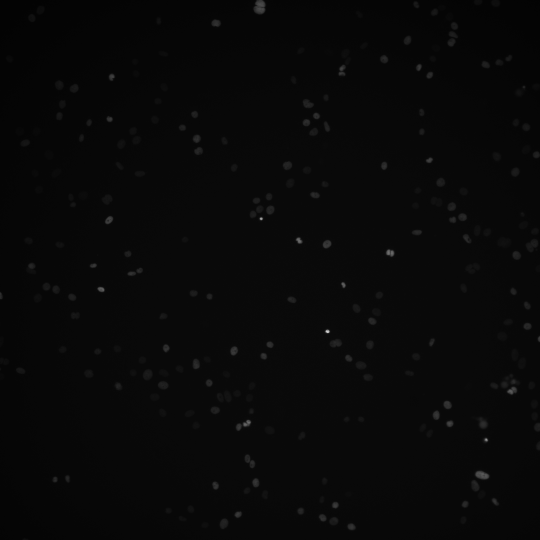
#> input picture cellprobability/cellprobability/data/0.tiff, 1080 x 1080 px (shown at 1/2 size); its folder holds only this picture in this run
$ python make_prediction.py
#> lines starting #> are read from the running program, lines starting #| are printed output that depends on the picture
### cellprobability/cellprobability/import_images.py
import tifffile
import numpy as np
from os import listdir
from os.path import isfile, join
import matplotlib.pyplot as plt

def import_images_from_path(images_path,normalisation=False,num_imgs=20,format='.tif'):
#> called with images_path = 'data/', normalisation = True, num_imgs = 1, format = '.tif'
    onlyfiles = [f for f in listdir(images_path) if isfile(join(images_path, f))] #not ordered in the right way

    if num_imgs > len(onlyfiles):
        num_imgs = len(onlyfiles)

    images = [np.squeeze(tifffile.imread(images_path +  onlyfiles[i])) for i in range(num_imgs)]
#> images = 1 item

    if normalisation == True:
        return [(image-np.min(image))/(np.max(image)-np.min(image)) for image in images]
    return images

# [9 lines that do not run on import are left out]

### cellprobability/cellprobability/make_prediction.py
#Here we take a 1080x1080 image and split it into equal crops of 128x128
#We then make predictions on each of these crops with the U-Net
#Then we reconstruct the image from the predictions and give it back

import numpy as np
import matplotlib.pyplot as plt
from import_images import import_images_from_path

def split_image_into_crops(image,crop_size):
    #Take the image and split it into crops of size crop_size
    #Return a list of crops

    #first pad the image by 100px
    image = np.pad(image,((100,100),(100,100)),'constant')
    print(image.shape)

    crops = []
    for i in range(0,image.shape[0],crop_size):
        for j in range(0,image.shape[1],crop_size):
            crops.append(image[i:i+crop_size,j:j+crop_size])
    return crops

def reconstruct_image_from_crops(crops,crop_size):
    #Take the crops and reconstruct the image
    #Return the reconstructed image
    image = np.zeros((crop_size*int(np.sqrt(len(crops))),crop_size*int(np.sqrt(len(crops)))))
    for i in range(int(np.sqrt(len(crops)))):
        for j in range(int(np.sqrt(len(crops)))):
            image[i*crop_size:(i+1)*crop_size,j*crop_size:(j+1)*crop_size] = crops[i*int(np.sqrt(len(crops)))+j]
    #unpad the image by 100px
    image = image[100:-100,100:-100]
    return image

def make_prediction_on_crop(model,crop):
    #Take a crop and make a prediction
    #Return the prediction
    prediction = model.eval(crop)
    return prediction

def make_prediction(model,image):
    #Take an image and make a prediction
    #Return the prediction
    crops = split_image_into_crops(image,128)
    predictions = []
    for crop in crops:
        predictions.append(make_prediction_on_crop(model,crop))
    prediction = reconstruct_image_from_crops(predictions,128)

    return prediction

if __name__ == '__main__':
    image = import_images_from_path('data/',num_imgs=1,normalisation=True)[0]
    crops = split_image_into_crops(image,128)
#| (1280, 1280)
#> after the loop in split_image_into_crops, `for i in range(0,image.shape[0],crop_size):`: crops = 100 items
#> crops = 100 items
    print(len(crops))
#| 100
    print(crops[0].shape)
#| (128, 128)
    image_reconstructed = reconstruct_image_from_crops(crops,128)
#> in reconstruct_image_from_crops, `image = np.zeros((crop_size*int(np.sqrt(len(crops))),crop_size*int(np...`: image: shape (1280, 1280) float64; every value is 0
#> the loop in reconstruct_image_from_crops, `for i in range(int(np.sqrt(len(crops)))):` made 10 passes
    plt.imshow(image)
    plt.show()
    plt.imshow(image_reconstructed)
    plt.show()

    for i in range(len(crops)):
        plt.subplot(10,10,i+1)
        plt.imshow(crops[i])
        plt.axis('off')
#> this loop made 100 passes
    plt.show()
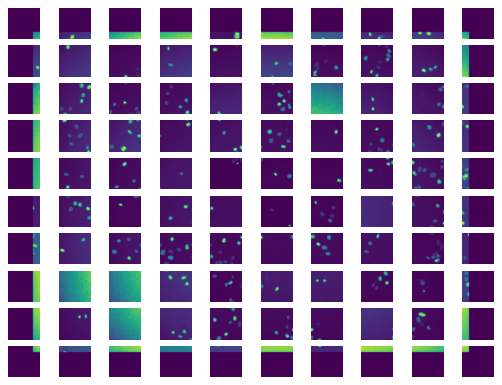
#> figure drawn by matplotlib, 100 panels
